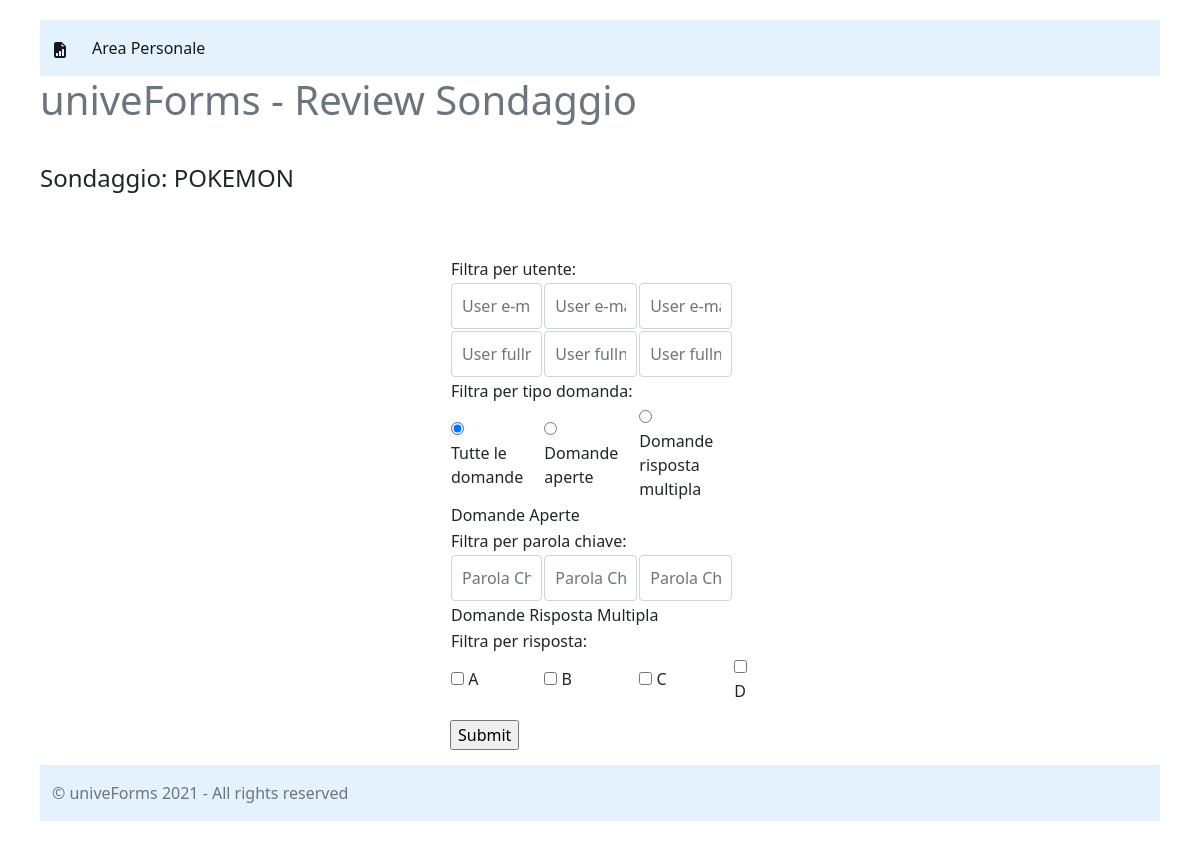
The app's page /survey_page/2 (signed in), older data.
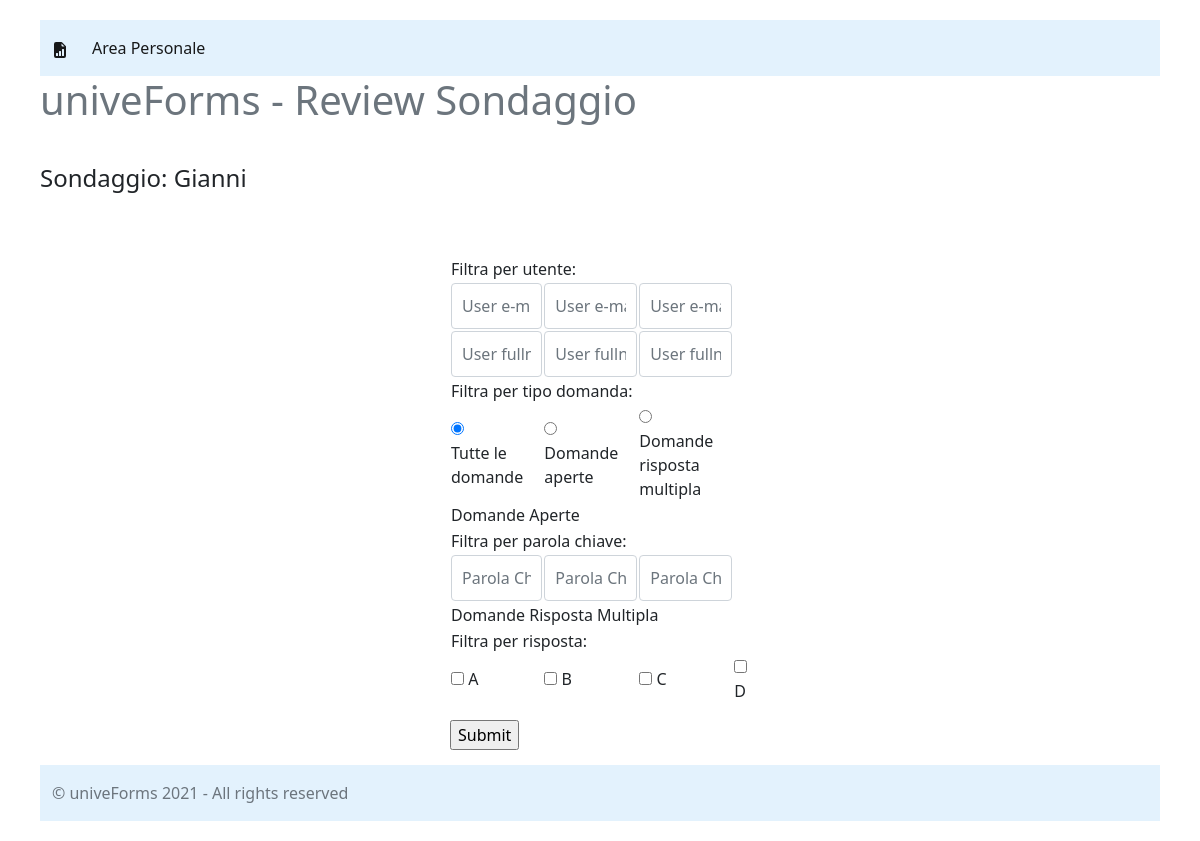
The same page, newer data.
### gendb.py (models this page shows, shortened)
class Survey(Base):
    __tablename__ = 'Surveys'
    id = Column(String, primary_key=True)
    title = Column(String)
    user_id = Column(String, ForeignKey(User.id))
    isactive = Column(Boolean)
    maker = relationship(User, back_populates='published_surveys') #qui viene sfruttata la Foreign Key
    recipients = relationship(User, secondary=recipients_shared_surveys, back_populates='shared_surveys')
    respondents = relationship(User, secondary=users_surveys, back_populates='completed_surveys')

### main.py (the view, shortened to what this page needs)
@app.route('/survey_page/<survey_id>', methods=['GET', 'POST'])
def show_survey(survey_id):
    Session = sessionmaker(bind=engine)  # creazione della factory
    session = Session()
    Open_Q = []
    Multiple_Q = []
    survey = session.query(Survey).filter_by(id=survey_id).first()
    questions = session.query(Question).filter_by(survey_id=survey_id)
    for q in questions:
        if q.type == 'Open':
            Open_Q.append(q)
        else:
            answers = session.query(
                Multiple_choice_question).filter_by(id=q.id).first()
            Multiple_Q.append([q, answers])
    respondent = session.query(User).filter(User.id == current_user.id).filter(
        User.completed_surveys.any(id=survey_id)).count() == 0
    if int(current_user.id) == int(survey.user_id):
        return render_template('SurveyReportPage.html', title=survey.title)
    elif respondent:
        return render_template('SurveyCompilationPage.html', title=survey.title, Open_Q=Open_Q,
                               Multiple_Q=Multiple_Q)

### main.py (called while the page is built)
@login_manager.user_loader  # attenzione a questo
def load_user(user_id):
    Session = sessionmaker(bind=engine)  # creazione della factory
    session = Session()
    user = session.query(User).filter_by(id=user_id).first()
    return user

### templates/SurveyReportPage.html (shortened to what this page needs)
<!DOCTYPE html>
<html lang="it">
<head>
  <link href="https://cdn.jsdelivr.net/npm/bootstrap@5.1.0/dist/css/bootstrap.min.css" rel="stylesheet"
>
  <link href="../static/sl.css" rel="stylesheet">
</head>
<body>
  <nav class="navbar navbar-expand-lg navbar-light" style="background-color: #e3f2fd;">
    <div class="container-fluid">
      <a class="navbar-brand" href="#">
      </a>
      <div class="collapse navbar-collapse" id="navbarNav">
        <ul class="navbar-nav">
            <li class="nav-item">
                <a class="nav-link active" aria-current="page" href="http://localhost:5000">
                    Area Personale</a>
            </li>
        </ul>
      </div>
    </div>
  </nav>
    <div class="jumbotron">
        <h1 class="text-muted">univeForms - Review Sondaggio</h1>
    </div>
    <br>
    <h4>Sondaggio: {{title}}</h4>
    <form action='/show_report' method="POST" class="form-signin">
        <table>
            <tr><td colspan="3">Filtra per utente:</td></tr>
            <tr>
                <td><input type="text" name="user_email_1" id="inputEmail" class="form-control" placeholder="User e-mail" autofocus></td>
                <td><input type="text" name="user_email_2" id="inputEmail" class="form-control" placeholder="User e-mail" autofocus></td>
                <td><input type="text" name="user_email_3" id="inputEmail" class="form-control" placeholder="User e-mail" autofocus></td>
            </tr>
            <tr>
                <td><input type="text" name="user_fullname_1" id="inputEmail" class="form-control" placeholder="User fullname" autofocus></td>
                <td><input type="text" name="user_fullname_2" id="inputEmail" class="form-control" placeholder="User fullname" autofocus></td>
                <td><input type="text" name="user_fullname_3" id="inputEmail" class="form-control" placeholder="User fullname" autofocus></td>
            </tr>
            <br>
            <tr><td colspan="3">Filtra per tipo domanda:</td></tr>
                <td><input type="radio" name="type" id="all" value="all" checked="checked">
                    <label for="all">Tutte le domande</label></td>
                <td><input type="radio" name="type" id="only_O_Q" value="only_O_Q">
                    <label for="only_O_Q">Domande aperte</label></td>
                <td><input type="radio" name="type" id="only_M_Q" value="only_M_Q">
                    <label for="only_M_Q">Domande risposta multipla</label></td>
            <tr><td colspan="3">Domande Aperte</td></tr>
            <tr><td colspan="3">Filtra per parola chiave:</td></tr>
            <tr>
                <td><input type="text" name="Keyword_1" id="inputEmail" class="form-control" placeholder="Parola Chiave" autofocus></td>
                <td><input type="text" name="Keyword_2" id="inputEmail" class="form-control" placeholder="Parola Chiave" autofocus></td>
                <td><input type="text" name="Keyword_3" id="inputEmail" class="form-control" placeholder="Parola Chiave" autofocus></td>
            </tr>
            <tr><td colspan="4">Domande Risposta Multipla</td></tr>
            <tr><td colspan="4">Filtra per risposta:</td></tr>
            <tr>
                <td><input type="checkbox" name="A" id="A" value="A">
                    <label for="A">A</label></td>
                <td><input type="checkbox" name="B" id="B" value="B">
                    <label for="B">B</label></td>
                <td><input type="checkbox" name="C" id="C" value="C">
                    <label for="C">C</label></td>
                <td><input type="checkbox" name="D" id="D" value="D">
                    <label for="D">D</label></td>
            </tr>
        </table>
        <input type="submit">
    </form>
    <footer class="footer mt-auto py-3" style="background-color: #e3f2fd;">
        <div class="container">
            <span class="text-muted">&copy; univeForms 2021 - All rights reserved</span>
        </div>
    </footer>
</body>
</html>

Row changes from the older to the newer data that the page shows:
changed Survey: title "POKEMON" → "Gianni"
